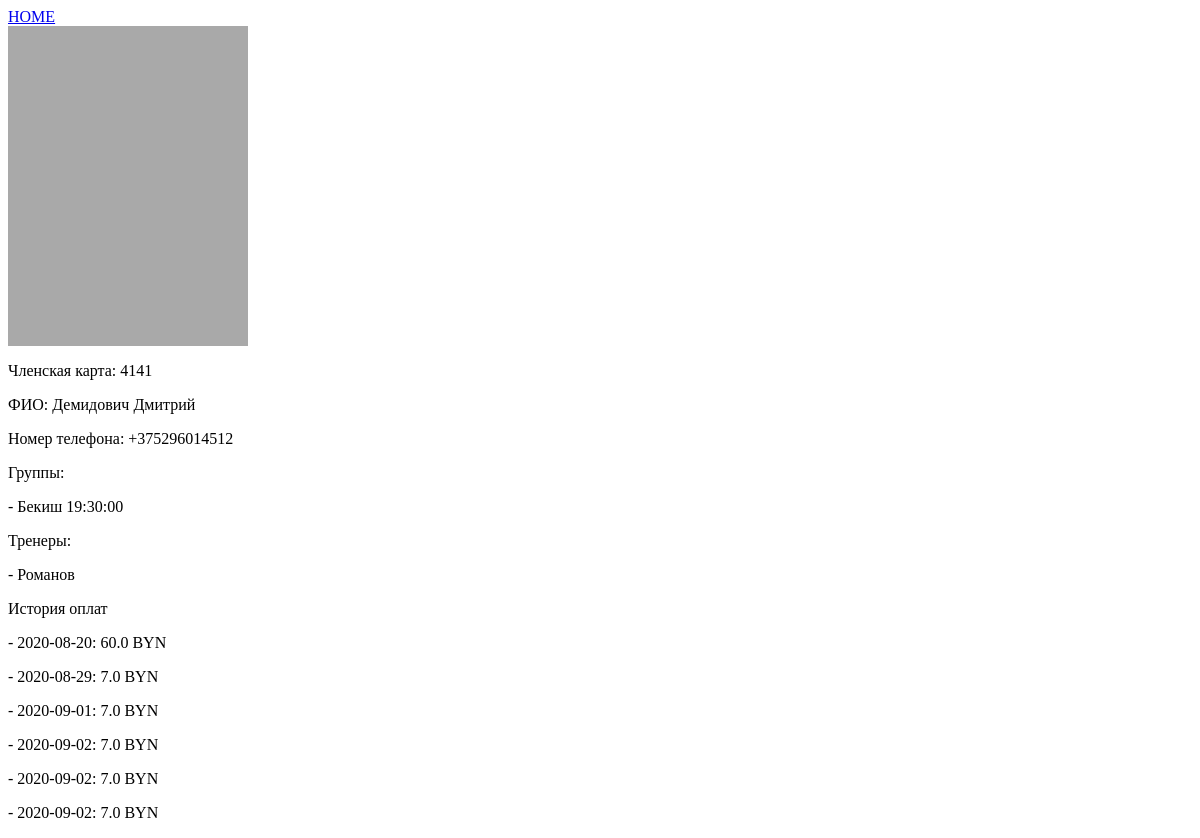
Screenshot of /client/1 with the database file from the repository.
### billing/models.py (models this page shows, shortened)
class Client(models.Model):
    member_card = models.CharField(verbose_name='Членская карта', max_length=4, blank=True, null=True)
    name = models.CharField(verbose_name='ФИО', max_length=50, blank=True, null=True)
    tel_number = models.CharField(verbose_name='Номер телефона', max_length=20, blank=True, null=True)
    info = models.TextField(verbose_name='Дополнительная информация', null=True, blank=True)
    training_type_choices = [
        ('I', 'Индивидуал'),
        ('G', 'В группе'),
        ('B', 'Смешанный'),
    ]
    cl_type = models.CharField(verbose_name='Тип клиента', max_length=1, choices=training_type_choices, default='G')
    treners = models.ManyToManyField(Trener, verbose_name='Тренер', blank=True)
    groups = models.ManyToManyField(Group, verbose_name='Группа', blank=True)
    class Meta:
        verbose_name = 'Клиент'
        verbose_name_plural = 'Клиенты'

class Group(models.Model):
    gr_type_choices = [
        ('A', 'Взрослая'),
        ('C', 'Детская')
    ]
    sport_type_choices = [
        ('B', 'Классический бокс'),
        ('T', 'Тайский бокс'),
        ('W', 'Женская группа'),
        ('M', 'ММА')
    ]
    gr_type = models.CharField(verbose_name='Возраст', max_length=1, choices=gr_type_choices, default='A')
    sport_type = models.CharField(verbose_name='Тип', max_length=1, choices = sport_type_choices, default='T')
    time = models.TimeField(verbose_name='Время')
    trener = models.ForeignKey('Trener', verbose_name='Тренер', on_delete=models.PROTECT, null=True, blank=True)
    address = models.ForeignKey('Address', verbose_name='Зал', on_delete=models.PROTECT, null=True, blank=True)
    class Meta:
        verbose_name = 'Группа'
        verbose_name_plural = 'Группы'
    def __str__(self):
        name = self.trener.name.split()[0]
        return ' '.join([name, str(self.time)])

class Trener(models.Model):
    name = models.CharField(max_length=50, verbose_name = 'Имя')
    tel_number = models.CharField(max_length=20, verbose_name = 'Номер телефона')
    info = models.TextField(blank=True, null=False, verbose_name = 'Дополнительная информация')
    class Meta:
        verbose_name = 'Тренер'
        verbose_name_plural = 'Тренеры'
    def __str__(self):
        return self.name.split(' ')[0]

class Payment(models.Model):
    client = models.ForeignKey(Client, on_delete=models.PROTECT, verbose_name='Плательщик')
    payment_to_choices = [
        ('G', 'В группу'),
        ('I', 'Индивидуально')
    ]
    payment_type_choices = [
        ('O', 'Разовый платеж'),
        ('M', 'Месячный взнос')
    ]
    payment_to = models.CharField(max_length=1, choices=payment_to_choices, default='G', verbose_name='Направление оплаты')
    payment_type = models.CharField(max_length=1, choices=payment_type_choices, default='M', verbose_name='Тип оплаты')
    trener = models.ForeignKey(Trener, on_delete=models.PROTECT, verbose_name='Тренер', blank=True, null=True)
    group = models.ForeignKey(Group, on_delete=models.PROTECT, verbose_name='Группа', blank=True, null=True)
    date = models.DateField(verbose_name='Дата оплаты', default=timezone.now)
    amount = models.FloatField(verbose_name='Сумма', default=60)
    trener_part = models.FloatField(verbose_name='Тренеру', default=0)
    def __str__(self):
        return f'{self.date}: {self.amount} BYN'
    class Meta:
        verbose_name = 'Оплата'
        verbose_name_plural = 'Оплаты'

### billing/views.py (the view)
# urls.py: path('client/<int:id>', views.detail_client, name='detail_client'),
def detail_client(request, id):
    cli = Client.objects.get(id=id)
    groups = cli.groups.all()
    treners = cli.treners.all()
    payments = cli.payment_set.all()
    return render(request, 'billing/detail_client.html', {
        'client': cli,
        'groups': groups,
        'treners': treners,
        'payments': payments,
    })

### ChinukMaster/templates/billing/detail_client.html (shortened to what this page needs)
{% extends 'billing/base.html' %}
{% block content %}
    <div class="detail-photo">
    </div>
    <div class="detail-info">
        <p>Членская карта: {{client.member_card}}</p>
        <p>ФИО: {{client.name}}</p>
        <p>Номер телефона: {{client.tel_number}}</p>
        {% if client.cl_type == 'G' or client.cl_type == 'B' %}
            <p>Группы:</p>
            {% for group in groups %}
                <p> - {{group}}</p>
            {% endfor %}
        {% endif %}
        {% if client.cl_type == 'I' or client.cl_type == 'B' %}
            <p>Тренеры:</p>
            {% for trener in treners %}
                <p> - {{trener}}</p>
            {% endfor %}
        {% endif %}
    </div>
    <div class="payment-history">
        {% if payments %}
            <p>История оплат</p>
            {% for payment in payments %}
                <p> - {{payment}}</p>
            {% endfor %}
        {% endif %}
    </div>
{% endblock %}

### billing/static/billing.css (style rules this page uses)
.detail-photo { width: 240px; height: 320px; background-color: darkgrey; color: red; }

### rows the page displays
Client: member_card "4141", name "Демидович Дмитрий", tel_number "+375296014512"
Group: trener+time "Бекиш 19:30:00"
Trener: name "Романов"
Payment: date+amount "2020-08-20: 60.0 BYN"
Payment: date+amount "2020-08-29: 7.0 BYN"
Payment: date+amount "2020-09-01: 7.0 BYN"
Payment: date+amount "2020-09-02: 7.0 BYN"
Payment: date+amount "2020-09-02: 7.0 BYN"
Payment: date+amount "2020-09-02: 7.0 BYN"
